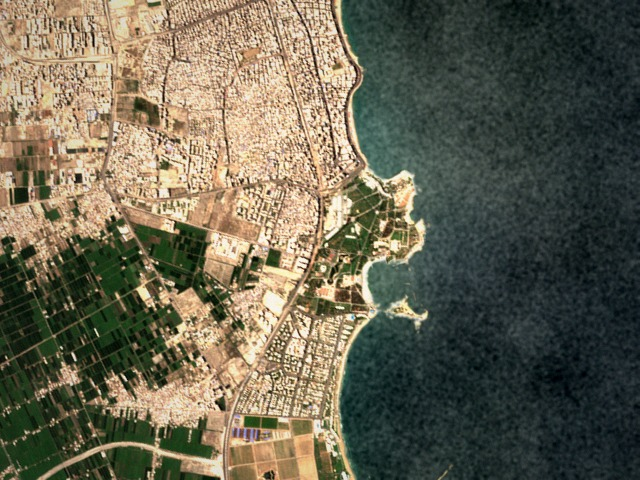
#> input picture corniche/frames/0000.jpg, 640 x 480 px; its folder holds only this picture in this run
$ python bonus.py ../corniche/frames/0000.jpg   (older library calls are emulated)
#> lines starting #> are read from the running program, lines starting #| are printed output that depends on the picture; after the words box and inside, x2 and y2 are one past the last pixel; in counts of white or black regions, pixels touching at a corner belong together
### code/utils.py
"""Helpers used by every part. Already written: use them as they are.

Conventions used in every file:
    points       (N, 2) float arrays of (x, y) pixel coordinates.
    transforms   (3, 3) float arrays acting on homogeneous pixels, normalized so that T[2, 2] = 1.
    F            a list with one (keypoints, descriptors) pair per frame, as returned by features().
"""
import os, glob
import numpy as np, cv2


def load_frames(flight_dir, color=False):
    """Load every frame of a flight, in flight order.

    Args:
        flight_dir: path to a flight folder, the one that contains frames/.
        color: True for BGR color images, False for grayscale.

    Returns:
        A list of uint8 images, (H, W) in grayscale or (H, W, 3) in color.
    """
#> called with flight_dir = 'corniche', color = False
    files = sorted(glob.glob(os.path.join(flight_dir, 'frames', '*.jpg')) +
                   glob.glob(os.path.join(flight_dir, 'frames', '*.png')))
    return [cv2.imread(f, cv2.IMREAD_COLOR if color else cv2.IMREAD_GRAYSCALE) for f in files]


# [12 lines left out: function apply, not called in this run]


# ------------------------------------------------------------------ for the part scripts
HERE = os.path.dirname(os.path.abspath(__file__))
DATA = os.path.normpath(os.path.join(HERE, '..'))       # the flights sit next to this code folder


def flight(name):
    """Path of a flight folder.

    Args:
        name: 'corniche', 'loop', 'lost_at_sea' or 'vpair'.

    Returns:
        The path of that flight's folder, next to the code folder.
    """
    return os.path.join(DATA, name)


def results_dir(part):
    """The folder a part script writes its figures and tables to, created if needed.

    Args:
        part: 'part1', 'part2', 'part3' or 'part4'.

    Returns:
        The path of results/<part>/, next to the code folder.
    """
    d = os.path.join(DATA, 'results', part)
    os.makedirs(d, exist_ok=True)
    return d


def table(path, header, rows):
    """Print a table and save it as Markdown, ready to paste into the report.

    Args:
        path: the .md file to write.
        header: list of column names.
        rows: list of rows, each a list of values. Floats below 10 are printed with two decimals, larger
            ones as whole numbers.
    """
    def fmt(v):
        if isinstance(v, (float, np.floating)):
            return f'{v:.2f}' if abs(v) < 10 else f'{v:.0f}'
        return str(v)
    lines = ['| ' + ' | '.join(header) + ' |', '|' + '---|' * len(header)]
    lines += ['| ' + ' | '.join(fmt(v) for v in r) + ' |' for r in rows]
    with open(path, 'w') as f:
        f.write('\n'.join(lines) + '\n')
    print('\n'.join(lines))


def run(main):
    """Run a part script, and stop with a message naming the TODO if it reaches one you have not filled in.

    Args:
        main: the script's main() function.
    """
    import sys
    try:
        main()
    except NotImplementedError as e:
        print(f'\nStopped: {e}.')
        print('Fill in that TODO (python check.py tells you when it works), then run this script again.')
        sys.exit(1)

### code/features.py
"""Part 1: Harris corners (Q1.1), patch descriptors and matching (Q1.2).

You fill in the blocks marked TODO. Everything else already runs.
Check your work with:  python check.py 1.1   and   python check.py 1.2
"""
import numpy as np, cv2


# ===================================================================== Q1.1 Harris corners
def harris_response(img, sd=1.0, si=2.0, k=0.05):
    """Harris corner response of every pixel.

    Args:
        img: (H, W) image.
        sd: sigma of the derivative-of-Gaussian filters.
        si: sigma of the Gaussian window that sums Ix^2, Iy^2 and IxIy.
        k: the Harris constant, between 0.04 and 0.06.

    Returns:
        (H, W) float32 array R = det(M) - k * trace(M)^2.
    """
#> called with sd = 1, si = 2, k = 0.05
    img = img.astype(np.float32)
    # ---------------------------------------------------------------- TODO 1.1a ----
    # 1. Ix, Iy: blur with a Gaussian of sigma sd, then differentiate (cv2.GaussianBlur, cv2.Sobel).
    # 2. The entries of M: Ix*Ix, Iy*Iy and Ix*Iy, each blurred with a Gaussian of sigma si.
    # 3. R = det(M) - k * trace(M)^2, for every pixel at once.
    b = cv2.GaussianBlur(img, (0, 0), sd)                    # blur first, then differentiate
    Ix = cv2.Sobel(b, cv2.CV_32F, 1, 0, ksize=3)             # d/dx
    Iy = cv2.Sobel(b, cv2.CV_32F, 0, 1, ksize=3)             # d/dy
    Sxx = cv2.GaussianBlur(Ix * Ix, (0, 0), si)              # the entries of M, summed over a Gaussian window
    Syy = cv2.GaussianBlur(Iy * Iy, (0, 0), si)
    Sxy = cv2.GaussianBlur(Ix * Iy, (0, 0), si)
    det = Sxx * Syy - Sxy * Sxy
    trace = Sxx + Syy
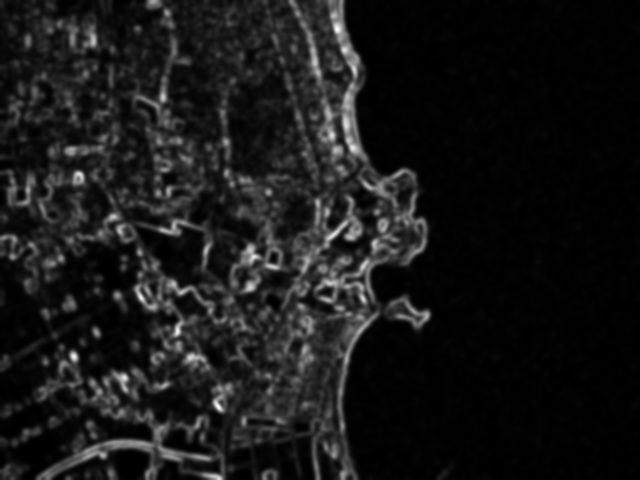
#> trace: shape (480, 640) float32; min 22.81, max 102426.4, mean 9883.9; drawn with min black and max white
    return (det - k * trace * trace).astype(np.float32)
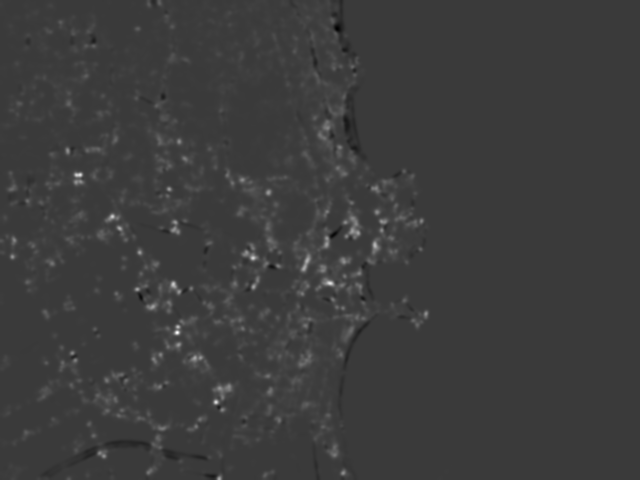
#> returned value: shape (480, 640) float32; min -447969312, max 1.51e+09, mean 21416420; drawn with min black and max white

    # ---------------------------------------------------------------- end TODO -----


def detect(img, total=1000, grid=(6, 8), rel_thresh=1e-3):
    """Harris corners spread over the whole frame.

    Args:
        img: (H, W) image.
        total: about how many corners to keep.
        grid: (rows, columns) of the grid the corners are spread over.
        rel_thresh: keep only maxima with R above rel_thresh * max(R).

    Returns:
        (N, 2) corner positions (x, y).
    """
    R = harris_response(img)
    # ---------------------------------------------------------------- TODO 1.1b ----
    # Find the candidate corners: pixels whose R is the largest in their 3 x 3 neighborhood (cv2.dilate helps)
    # and above rel_thresh * R.max(). Set xs, ys (their columns and rows) and scores (their R).
    local_max = cv2.dilate(R, np.ones((3, 3), np.uint8))     # max of each 3x3 neighborhood
    mask = (R >= local_max) & (R > rel_thresh * R.max())
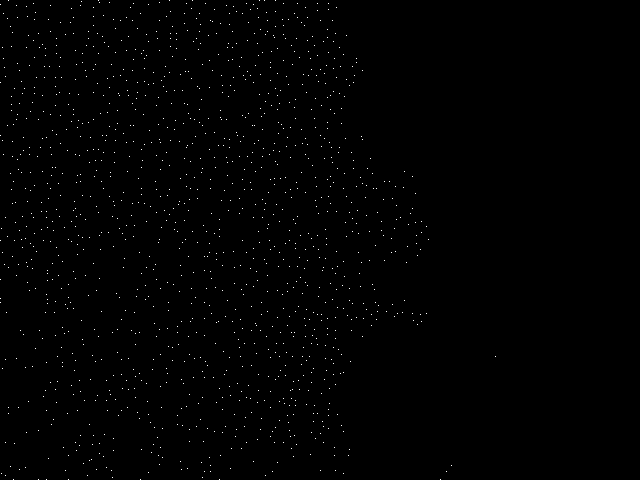
#> mask: shape (480, 640) bool; 0.46% white in thin lines or dots, all inside (x1, y1, x2, y2) = (0, 0, 496, 480)
    ys, xs = np.nonzero(mask)                                # np.nonzero gives (rows, cols) = (y, x)
#> ys = 1424 values from 0 to 479; xs = 1424 values, max 495 at index 1141, min 0 at index 20, mean 197.7
    scores = R[ys, xs]
#> scores = 1424 values, max 1.51e+09 at index 1080, min 1514967.4 at index 930, mean 133592168
    # ---------------------------------------------------------------- end TODO -----
    return spread_corners(xs, ys, scores, img.shape[:2], total, grid)


def spread_corners(xs, ys, scores, shape, total=1000, grid=(6, 8)):
    """Keep the strongest corners of each grid cell, so the corners cover the whole frame.

    Args:
        xs: (M,) x of the candidate corners.
        ys: (M,) y of the candidate corners.
        scores: (M,) their Harris response R.
        shape: (height, width) of the frame.
        total: about how many corners to keep in all.
        grid: (rows, columns) of the grid.

    Returns:
        (N, 2) corner positions (x, y), N <= total.
    """
#> called with xs = array of shape (1424,), ys = array of shape (1424,), scores = array of shape (1424,), shape = (480, 640), total = 1000, grid = (6, 8)
    xs, ys, scores = np.asarray(xs), np.asarray(ys), np.asarray(scores)
#> ys = 1424 values from 0 to 479
    H, W = shape
    gy, gx = grid
    cell = np.minimum(ys * gy // H, gy - 1).astype(int) * gx + np.minimum(xs * gx // W, gx - 1).astype(int)
#> cell = 1424 values, max 45 at index 1392, min 0 at index 0, mean 20.17
    per_cell = max(1, total // (gy * gx))
    keep = []
    for c in np.unique(cell):
        sel = np.where(cell == c)[0]
        keep += list(sel[np.argsort(-scores[sel])][:per_cell])
#> this loop made 35 passes
#> c on passes 6 to 13: 8, 9, 10, 11, 12, 16, 17, 18
#> after the loop, keep = 629 values, max 1423 at index 627, min 10 at index 20, mean 774.3
    return np.c_[xs[keep], ys[keep]].astype(float).reshape(-1, 2)


# ===================================================================== Q1.2 descriptors and matching
def describe(img, kps, oriented=True, sigma_ori=4.5, spacing=5, n=8):
    """Patch descriptors around corners: an n x n grid of samples, `spacing` pixels apart (a 40 x 40 window),
    normalized to zero mean and unit standard deviation. With oriented=True the grid is turned to the direction
    of the smoothed gradient at the corner, as in the oriented patches of MOPS (here at a single scale).

    Args:
        img: (H, W) image.
        kps: (N, 2) corner positions from detect().
        oriented: turn each grid to the gradient direction at its corner.
        sigma_ori: sigma of the Gaussian that smooths the gradients used for that direction.
        spacing: pixels between samples.
        n: samples per side.

    Returns:
        keypoints: (M, 2) the corners kept, M <= N (corners whose window leaves the image are dropped).
        descriptors: (M, n * n) float32, in the same order as keypoints.
    """
#> called with kps = array of shape (629, 2), oriented = True, sigma_ori = 4.5, spacing = 5, n = 8
    b = cv2.GaussianBlur(img.astype(np.float32), (0, 0), 2.0)                 # the image the patches sample
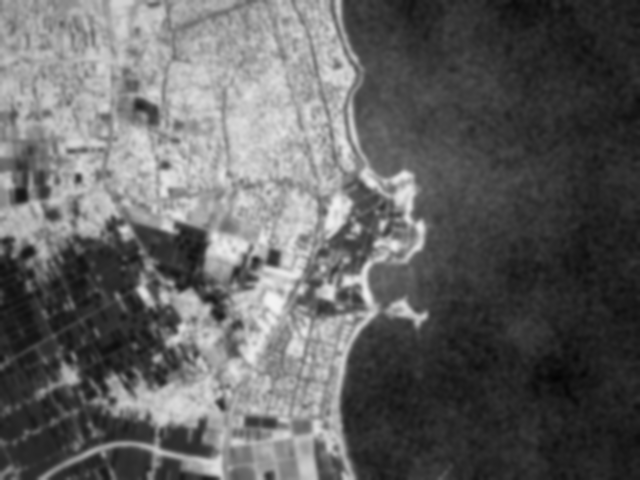
#> b: shape (480, 640) float32; min 4.69, max 242.9, mean 98.7
    gx = cv2.GaussianBlur(cv2.Sobel(b, cv2.CV_32F, 1, 0), (0, 0), sigma_ori)  # smoothed gradients, which give
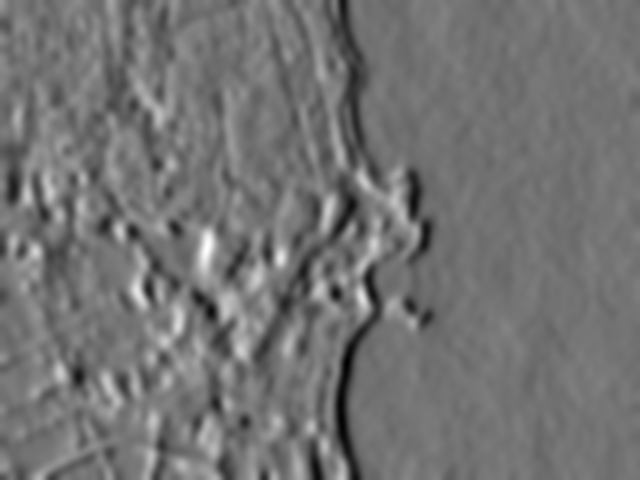
#> gx: shape (480, 640) float32; min -87.35, max 103.6, mean -0.9; drawn with min black and max white
    gy = cv2.GaussianBlur(cv2.Sobel(b, cv2.CV_32F, 0, 1), (0, 0), sigma_ori)  # each corner its direction
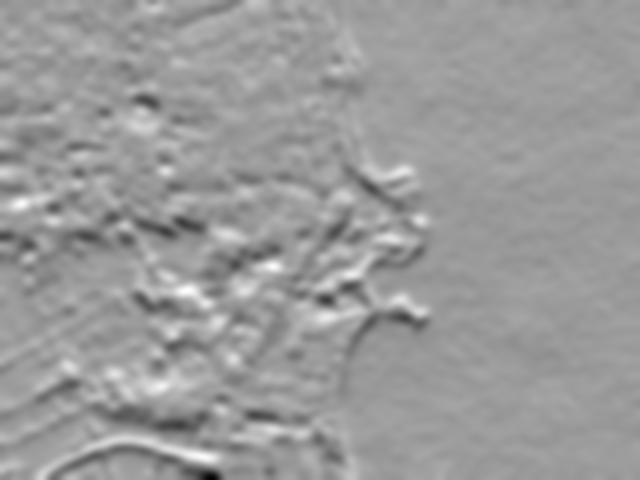
#> gy: shape (480, 640) float32; min -139.3, max 89.11, mean -0.6; drawn with min black and max white
    u = (np.arange(n) - (n - 1) / 2) * spacing
    U, V = np.meshgrid(u, u)               # the sample offsets of an upright grid centered on (0, 0)
    h, w = b.shape
    r = spacing * n / 2 * 1.42             # half-diagonal of the window: keep corners at least this far in
    keep, desc = [], []
    for x, y in kps:
        if x < r or y < r or x >= w - r or y >= h - r:
            continue
        # ------------------------------------------------------------ TODO 1.2a ----
        # theta: the angle of the smoothed gradient (gx, gy) at the corner if oriented, else 0. x and y are
        # floats: convert them to int to index gx and gy.
        # X, Y: (n, n) float32 sample positions: the offsets (U, V) rotated by theta, plus (x, y).
        if oriented:
            theta = np.arctan2(gy[int(round(y)), int(round(x))], gx[int(round(y)), int(round(x))])
        else:
            theta = 0.0
        c, s = np.cos(theta), np.sin(theta)
        X = (x + c * U - s * V).astype(np.float32)           # rotate the offsets (U, V) by theta, then move to the corner
        Y = (y + s * U + c * V).astype(np.float32)
        # ------------------------------------------------------------ end TODO -----
        patch = cv2.remap(b, X, Y, cv2.INTER_LINEAR).ravel()               # bilinear samples at (X, Y)
        # ------------------------------------------------------------ TODO 1.2b ----
        # Normalize the patch to zero mean and unit standard deviation (guard against a std of 0).
        std = patch.std()
        patch = (patch - patch.mean()) / std if std > 1e-6 else np.zeros_like(patch)
        # ------------------------------------------------------------ end TODO -----
        keep.append((x, y)); desc.append(patch)
#> this loop made 629 passes
#> (x, y, theta, c, s, std) on passes 2, 3, 4, 5, 6, 7, 10, 11: (73, 33, 2.15, -0.546, 0.838, 17.18), (50, 31, 1.72, -0.152, 0.988, 14.74), (44, 77, 1.5, 0.0757, 0.997, 14.02), (75, 50, 1.97, -0.393, 0.919, 17.15), (76, 64, -1.21, 0.357, -0.934, 15.33), (36, 77, 2.71, -0.908, 0.419, 14.08), (75, 79, -2.5, -0.803, -0.597, 13.23), (45, 48, 1.52, 0.0489, 0.999, 13.87)
#> after the loop, desc = 547 items; keep = 547 pairs, first value 29 to 495, second value 29 to 450
    return np.array(keep, float).reshape(-1, 2), np.array(desc, np.float32).reshape(-1, n * n)


def features(img, oriented=True):
    """Your front end, used by every part script: detect(), then describe(). From Part 3 on, features_sift()
    may take its place.

    Args:
        img: (H, W) image.
        oriented: passed on to describe().

    Returns:
        (keypoints (M, 2), descriptors (M, 64)).
    """
    return describe(img, detect(img), oriented)


# [37 lines left out: functions pairwise_distances, match, not called in this run]

    # ---------------------------------------------------------------- end TODO -----


_SIFT = {}


# [16 lines left out: function features_sift, not called in this run]

### code/bonus.py
"""Bonus: fix the camera of loop (and lost_at_sea).

Model (handout): an ideal point p appears in the frame at
    p_d = c + (p - c) * (1 + kappa * |p - c|^2 / 600^2),    c = the image center.

1. Find kappa from our own matches, without the ground truth: for each candidate kappa, undistort the
   keypoints of many frame pairs, fit a homography with our RANSAC (estimate()), and measure how well it
   explains the matches (median residual). On flat ground the right kappa makes a homography fit exactly.
2. Undistort every frame with cv2.remap.
3. Repeat Q3.2 on the undistorted frames: chain corniche and loop with the similarity and the homography.
The ground truth is used only to score the results (gt.py), as in the part scripts.

    python bonus.py            (add --sift to use the SIFT fallback, as in part3.py; run part3.py first)

Writes to results/bonus/:
    bonus_kappa.md, bonus_kappa_search.png    the kappa of each flight and the cost curve it minimizes
    bonus_undistort_loop.png                  a loop frame before and after undistortion, and the correction
    bonus_error_vs_radius.png                 the match-error plots of Q3.2 after undistortion
    bonus_models.md                           Q3.2 again: both models, before and after undistortion
    bonus_paths_loop.png                      both models on undistorted loop, against the truth
"""
import os, sys
import numpy as np, cv2, matplotlib
matplotlib.use('Agg')
import matplotlib.pyplot as plt
import utils, gt, viz
from utils import apply
from features import features, features_sift, match
from odometry import chain, estimate

R0 = 600.0                                   # the radius in the handout's model
C = np.array([320.0, 240.0])                 # image center of the 640 x 480 synthetic frames
MIN_GAIN = 0.05                              # keep kappa = 0 unless it explains the matches 5% better


# [23 lines left out: functions distort, undistort_points, undistort_image, not called in this run]


def kappa_cost(F, pairs, mms, kappa):
    """Mean over the pairs of the median residual (px) of a homography fitted to undistorted matches."""
    costs = []
    for (i, j), mm in zip(pairs, mms):
        Fi = (undistort_points(F[i][0], kappa), F[i][1])
        Fj = (undistort_points(F[j][0], kappa), F[j][1])
        H, n, _ = estimate(Fi, Fj, 'homography')
        if H is None or len(mm) == 0:
            continue
        e = np.linalg.norm(apply(H, Fi[0][mm[:, 0]]) - Fj[0][mm[:, 1]], axis=1)
        costs.append(np.median(e))
    return float(np.mean(costs))


def find_kappa(F):
    """Coarse grid, then a fine grid around the best value. Returns kappa and the (kappa, cost) samples."""
    pairs = [(k, k + 2) for k in range(0, len(F) - 2, 4)]
    mms = [match(F[i][1], F[j][1]) for i, j in pairs]
    samples = {}
    for k in np.round(np.arange(-0.3, 0.3001, 0.05), 4):
        samples[float(k)] = kappa_cost(F, pairs, mms, k)
    best = min(samples, key=samples.get)
    for k in np.round(np.arange(best - 0.05, best + 0.0501, 0.005), 4):
        if float(k) not in samples:
            samples[float(k)] = kappa_cost(F, pairs, mms, k)
    best = min(samples, key=samples.get)
    gain = (samples[0.0] - samples[best]) / samples[0.0]  # how much better than an ideal camera (kappa = 0)
    if gain < MIN_GAIN:                                    # a flat curve: no distortion we can measure
        best = 0.0
    return best, sorted(samples.items()), gain


def main():
    out = utils.results_dir('bonus')
    feat = features_sift if '--sift' in sys.argv else features
    old = utils.results_dir('part3')
    kap, curves, gains, F, Fu, imgs = {}, {}, {}, {}, {}, {}

    # 1. kappa of each flight, from our own matches
    for fl in ('corniche', 'loop'):
        print(f'... {fl}: features and kappa search', flush=True)
        imgs[fl] = utils.load_frames(utils.flight(fl))
        F[fl] = [feat(im) for im in imgs[fl]]
        kap[fl], curves[fl], gains[fl] = find_kappa(F[fl])
        print(f'    kappa = {kap[fl]:+.3f} (residual {100 * gains[fl]:.1f}% lower than with kappa = 0)')
#|     kappa = -0.300 (residual nan% lower than with kappa = 0)
    utils.table(f'{out}/bonus_kappa.md', ['flight', 'best kappa on the curve', 'residual gain over kappa = 0 (%)',
                                          'kappa used', 'shift at the frame corner (px)'],
                [[fl, f'{min(curves[fl], key=lambda s: s[1])[0]:+.3f}', float(100 * gains[fl]),
                  f'{kap[fl]:+.3f}', float(abs(kap[fl]) * 400 ** 3 / R0 ** 2)] for fl in kap])

    fig, ax = plt.subplots(figsize=(6.4, 3.6))
    for fl, colr in (('corniche', viz.GRAY), ('loop', viz.GREEN)):
        k, c = np.array(curves[fl]).T
        ax.plot(k, c, '-o', ms=3, color=colr,
                label=f'{fl}: minimum at {k[np.argmin(c)]:+.3f}, {100 * gains[fl]:.1f}% below kappa = 0, '
                      f'kappa used {kap[fl]:+.3f}')
        ax.axvline(kap[fl], color=colr, ls=':', lw=1)
    ax.set_xlabel('kappa'); ax.set_ylabel('median residual of the homography (px)')
    ax.set_title('Finding kappa from our own matches'); ax.grid(alpha=.3); ax.legend(fontsize=8)
    fig.savefig(f'{out}/bonus_kappa_search.png', dpi=120, bbox_inches='tight', facecolor='white')
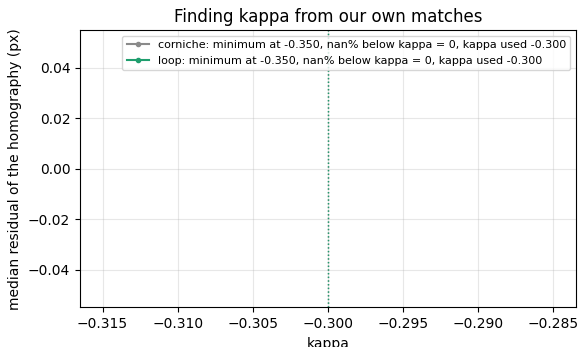
#> figure drawn by matplotlib, 1 panel
    plt.close(fig)

    # 2. undistort every frame; picture of one loop frame and of the correction
    k = kap['loop']
#> k = -0.3
    col = utils.load_frames(utils.flight('loop'), color=True)[20]
    und = undistort_image(col, k)
    yy, xx = np.mgrid[20:480:40, 20:640:40]
    p = np.c_[xx.ravel(), yy.ravel()].astype(float)
    d = distort(p, k) - p
    fig, ax = plt.subplots(1, 3, figsize=(15, 3.9))
    ax[0].imshow(col[..., ::-1]); ax[0].set_title('loop frame 20, as filmed')
    ax[1].imshow(und[..., ::-1]); ax[1].set_title(f'undistorted (kappa = {k:+.3f})')
    ax[2].imshow(np.ones((480, 640)), cmap='gray', vmin=0, vmax=1)
    ax[2].quiver(p[:, 0], p[:, 1], d[:, 0], d[:, 1], np.linalg.norm(d, axis=1), angles='xy',
                 scale_units='xy', scale=0.25, cmap='viridis')
    ax[2].set_xlim(0, 640); ax[2].set_ylim(480, 0)
    ax[2].set_title(f'distortion shift (arrows x4), up to {np.linalg.norm(d, axis=1).max():.1f} px')
    for a in ax:
        a.axis('off')
    fig.savefig(f'{out}/bonus_undistort_loop.png', dpi=120, bbox_inches='tight', facecolor='white')
    plt.close(fig)

    # 3. Q3.2 again on the undistorted frames
    rows, Tu = [], {}
    for fl in ('corniche', 'loop'):
        print(f'... {fl}: undistort, features, chain with both models', flush=True)
        Fu[fl] = [feat(undistort_image(im, kap[fl])) for im in imgs[fl]]
        for model in ('similarity', 'homography'):
            Tu[fl, model], _, _, _ = chain(Fu[fl], model)
            e0 = gt.path_errors(utils.flight(fl), list(np.load(f'{old}/T_{fl}_{model}.npy')))
            e1 = gt.path_errors(utils.flight(fl), Tu[fl, model])
            rows.append([fl, model, float(e0.mean()), float(e0[-1]), float(e1.mean()), float(e1[-1])])
    print('\nBonus  Q3.2 before and after undistortion')
    utils.table(f'{out}/bonus_models.md', ['flight', 'model', 'mean error before (m)', 'final error before (m)',
                                           'mean error after (m)', 'final error after (m)'], rows)
    viz.plot_paths(utils.flight('loop'), {'similarity': Tu['loop', 'similarity'],
                                          'homography': Tu['loop', 'homography']}, f'{out}/bonus_paths_loop.png')
    pairs = []
    for fl, i, j in (('corniche', 20, 21), ('loop', 20, 21), ('loop', 3, 132)):
        (k1, d1), (k2, d2) = Fu[fl][i], Fu[fl][j]
        mm = match(d1, d2)
        pairs.append((f'{fl}, frames {i} and {j} (undistorted)', k1[mm[:, 0]], k2[mm[:, 1]],
                      gt.gt_H(utils.flight(fl), i, j)))
    viz.plot_error_vs_radius(pairs, f'{out}/bonus_error_vs_radius.png')
    print(f'\nEverything is in {os.path.relpath(out)}')


if __name__ == '__main__':
#> (the run stopped early here; a loop or call above may not have finished)
